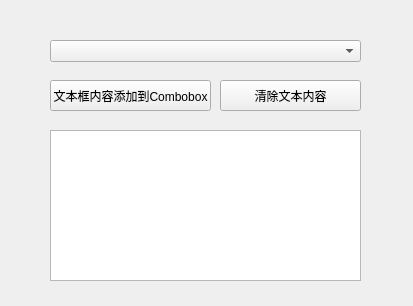
<?xml version="1.0" encoding="UTF-8"?>
<ui version="4.0">
 <class>combobox_plaintextedit_form</class>
 <widget class="QWidget" name="combobox_plaintextedit_form">
  <property name="geometry">
   <rect>
    <x>0</x>
    <y>0</y>
    <width>413</width>
    <height>306</height>
   </rect>
  </property>
  <property name="windowTitle">
   <string>Form</string>
  </property>
  <widget class="QComboBox" name="comboBox">
   <property name="geometry">
    <rect>
     <x>50</x>
     <y>40</y>
     <width>311</width>
     <height>22</height>
    </rect>
   </property>
  </widget>
  <widget class="QPlainTextEdit" name="plainTextEdit">
   <property name="geometry">
    <rect>
     <x>50</x>
     <y>130</y>
     <width>311</width>
     <height>151</height>
    </rect>
   </property>
  </widget>
  <widget class="QPushButton" name="btnPlainText2Combo">
   <property name="geometry">
    <rect>
     <x>50</x>
     <y>80</y>
     <width>161</width>
     <height>31</height>
    </rect>
   </property>
   <property name="text">
    <string>文本框内容添加到Combobox</string>
   </property>
  </widget>
  <widget class="QPushButton" name="btnClearPlaintText">
   <property name="geometry">
    <rect>
     <x>220</x>
     <y>80</y>
     <width>141</width>
     <height>31</height>
    </rect>
   </property>
   <property name="text">
    <string>清除文本内容</string>
   </property>
  </widget>
 </widget>
 <resources/>
 <connections/>
</ui>
